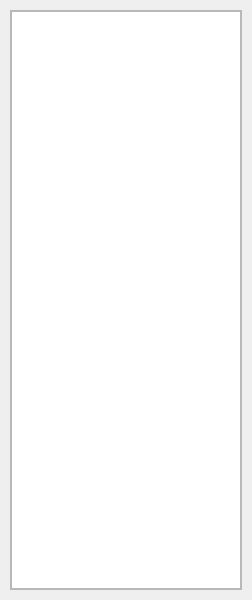
<?xml version="1.0" encoding="UTF-8"?>
<ui version="4.0">
 <class>LeftColumn</class>
 <widget class="QWidget" name="LeftColumn">
  <property name="geometry">
   <rect>
    <x>0</x>
    <y>0</y>
    <width>252</width>
    <height>600</height>
   </rect>
  </property>
  <property name="windowTitle">
   <string>Form</string>
  </property>
  <layout class="QVBoxLayout" name="main_pages_layout">
   <property name="spacing">
    <number>0</number>
   </property>
   <property name="leftMargin">
    <number>5</number>
   </property>
   <property name="topMargin">
    <number>5</number>
   </property>
   <property name="rightMargin">
    <number>5</number>
   </property>
   <property name="bottomMargin">
    <number>5</number>
   </property>
   <item>
    <widget class="QStackedWidget" name="menus">
     <property name="currentIndex">
      <number>0</number>
     </property>
     <widget class="QWidget" name="menu_1">
      <layout class="QVBoxLayout" name="verticalLayout">
       <property name="spacing">
        <number>5</number>
       </property>
       <property name="leftMargin">
        <number>5</number>
       </property>
       <property name="topMargin">
        <number>5</number>
       </property>
       <property name="rightMargin">
        <number>5</number>
       </property>
       <property name="bottomMargin">
        <number>5</number>
       </property>
       <item>
        <widget class="QScrollArea" name="scrollArea">
         <property name="widgetResizable">
          <bool>true</bool>
         </property>
         <widget class="QWidget" name="Contents">
          <property name="geometry">
           <rect>
            <x>0</x>
            <y>0</y>
            <width>230</width>
            <height>578</height>
           </rect>
          </property>
          <layout class="QHBoxLayout" name="info_layout_holder">
           <property name="spacing">
            <number>0</number>
           </property>
           <property name="leftMargin">
            <number>0</number>
           </property>
           <property name="topMargin">
            <number>0</number>
           </property>
           <property name="rightMargin">
            <number>0</number>
           </property>
           <property name="bottomMargin">
            <number>0</number>
           </property>
           <item>
            <widget class="QFrame" name="frame">
             <property name="frameShape">
              <enum>QFrame::NoFrame</enum>
             </property>
             <property name="frameShadow">
              <enum>QFrame::Raised</enum>
             </property>
             <layout class="QVBoxLayout" name="info_layout">
              <property name="spacing">
               <number>0</number>
              </property>
              <property name="leftMargin">
               <number>0</number>
              </property>
              <property name="topMargin">
               <number>0</number>
              </property>
              <property name="rightMargin">
               <number>0</number>
              </property>
              <property name="bottomMargin">
               <number>0</number>
              </property>
              <item>
               <widget class="QTreeView" name="treeView"/>
              </item>
             </layout>
            </widget>
           </item>
          </layout>
         </widget>
        </widget>
       </item>
      </layout>
     </widget>
     <widget class="QWidget" name="menu_2">
      <layout class="QVBoxLayout" name="verticalLayout_2">
       <property name="spacing">
        <number>5</number>
       </property>
       <property name="leftMargin">
        <number>5</number>
       </property>
       <property name="topMargin">
        <number>5</number>
       </property>
       <property name="rightMargin">
        <number>5</number>
       </property>
       <property name="bottomMargin">
        <number>5</number>
       </property>
       <item>
        <widget class="QLabel" name="label_2">
         <property name="font">
          <font>
           <pointsize>16</pointsize>
          </font>
         </property>
         <property name="styleSheet">
          <string notr="true">font-size: 16pt</string>
         </property>
         <property name="text">
          <string>Menu 2 - Left Menu</string>
         </property>
         <property name="alignment">
          <set>Qt::AlignCenter</set>
         </property>
        </widget>
       </item>
      </layout>
     </widget>
    </widget>
   </item>
  </layout>
 </widget>
 <resources/>
 <connections/>
</ui>
